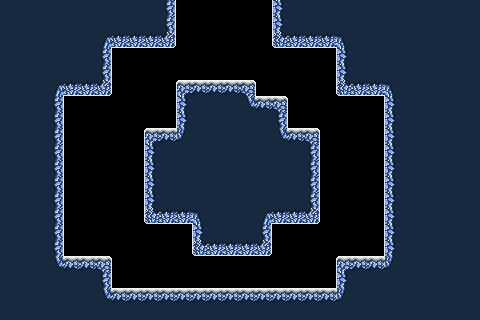

Rendered tile map (Tiled .tmx) drawn with the repository's tilesets; below, a short description and the full map source, tile grids included:
An orthogonal 30x20 tile map with 16x16 px tiles, 1 tile layer (Tile Layer 1).

<map version="1.10" tiledversion="1.11.2" orientation="orthogonal" renderorder="right-down" width="30" height="20" tilewidth="16" tileheight="16" infinite="0" nextlayerid="9" nextobjectid="1">
 <editorsettings>
  <chunksize width="100" height="100" />
 </editorsettings>
 <tileset firstgid="1" source="Snow-Tunnel-Tileset.tsx" />
 <layer id="8" name="Tile Layer 1" width="30" height="20">
  <data encoding="csv">
24,24,24,24,24,24,24,24,24,24,25,0,0,0,0,0,0,23,24,24,24,24,24,24,24,24,24,24,24,24,
24,24,24,24,24,24,24,24,24,24,27,0,0,0,0,0,0,29,24,24,24,24,24,24,24,24,24,24,24,24,
24,24,24,24,24,24,7,44,8,8,45,0,0,0,0,0,0,43,44,44,8,9,24,24,24,24,24,24,24,24,
24,24,24,24,24,24,27,0,0,0,0,0,0,0,0,0,0,0,0,0,0,23,24,24,24,24,24,24,24,24,
24,24,24,24,24,24,27,0,0,0,0,0,0,0,0,0,0,0,0,0,0,29,24,24,24,24,24,24,24,24,
24,24,24,7,8,8,45,0,0,0,0,3,4,4,4,5,0,0,0,0,0,43,8,8,9,24,24,24,24,24,
24,24,24,27,0,0,0,0,0,0,0,29,24,24,24,47,4,5,0,0,0,0,0,0,29,24,24,24,24,24,
24,24,24,27,0,0,0,0,0,0,0,23,24,24,24,24,24,25,0,0,0,0,0,0,29,24,24,24,24,24,
24,24,24,25,0,0,0,0,0,3,48,49,24,24,24,24,24,47,4,5,0,0,0,0,23,24,24,24,24,24,
24,24,24,27,0,0,0,0,0,23,24,24,24,24,24,24,24,24,24,25,0,0,0,0,23,24,24,24,24,24,
24,24,24,27,0,0,0,0,0,23,24,24,24,24,24,24,24,24,24,25,0,0,0,0,29,24,24,24,24,24,
24,24,24,27,0,0,0,0,0,29,24,24,24,24,24,24,24,24,24,25,0,0,0,0,29,24,24,24,24,24,
24,24,24,25,0,0,0,0,0,23,24,24,24,24,24,24,24,24,24,27,0,0,0,0,23,24,24,24,24,24,
24,24,24,27,0,0,0,0,0,43,44,8,9,24,24,24,7,44,44,45,0,0,0,0,23,24,24,24,24,24,
24,24,24,27,0,0,0,0,0,0,0,0,23,24,24,24,27,0,0,0,0,0,0,0,23,24,24,24,24,24,
24,24,24,25,0,0,0,0,0,0,0,0,43,8,44,44,45,0,0,0,0,0,0,0,29,24,24,24,24,24,
24,24,24,47,4,4,5,0,0,0,0,0,0,0,0,0,0,0,0,0,0,3,4,48,49,24,24,24,24,24,
24,24,24,24,24,24,25,0,0,0,0,0,0,0,0,0,0,0,0,0,0,29,24,24,24,24,24,24,24,24,
24,24,24,24,24,24,47,4,4,4,4,4,4,4,4,4,4,4,4,48,48,49,24,24,24,24,24,24,24,24,
24,24,24,24,24,24,24,24,24,24,24,24,24,24,24,24,24,24,24,24,24,24,24,24,24,24,24,24,24,24
</data>
 </layer>
</map>